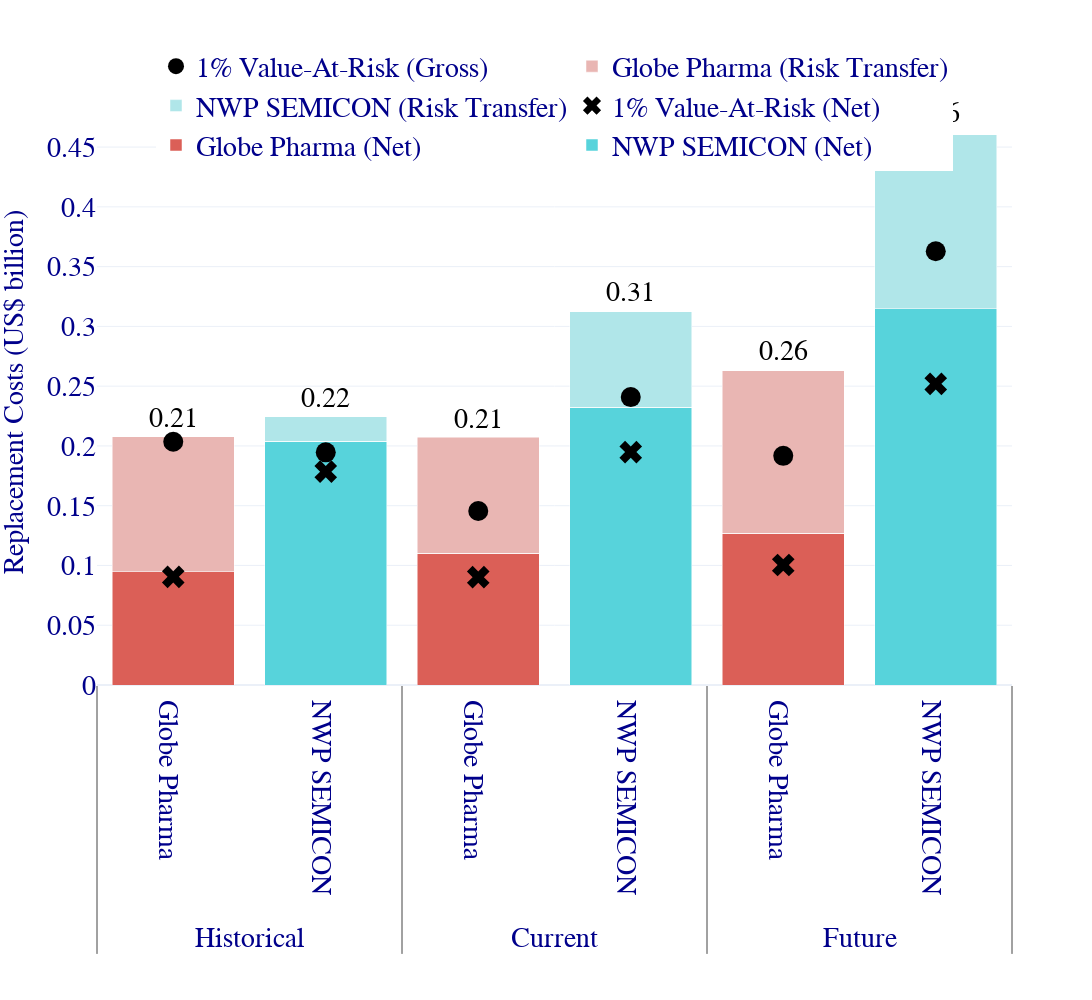

The code cell stored with this chart in its notebook:
### Markdown cell above
### Plot - Risk per company

### Code cell
# Define the filters
filters = { 'Portfolio Strategy': portfolio_strategies[0:2], 'Impact type': ['Net', 'Risk Transfer']}
# Define the columns to remove
columns_to_remove = []


# Filter the data frame
filt_risk_attr_df = filter_dataframe(risk_attr_incl_risk_transf_df, filters, columns_to_remove)
df = filt_risk_attr_df

group_col = 'Time period'
sub_group_col = 'Portfolio Strategy'
legend_col = 'Risk Attribution'
stack_col = 'Marginal ES'


xaxis_title = ''
yaxis_title = 'Replacement Costs (US$ billion)'

# Create a new figure
fig = go.Figure()

# Font color dark blue
font_color = '#00008B'
font_family = 'Courier New' # bold
font_size = 28
adjustment = 0.05

font_dict = dict(size=font_size, family=font_family, color=font_color)

fig.update_layout(
    template="plotly_white",
    xaxis_title=xaxis_title,
    yaxis_title=yaxis_title,
    barmode="stack",
    bargap=0.2,
    xaxis_title_font=dict(size=font_size, family=font_family, color=font_color),
    yaxis_title_font=dict(size=font_size, family=font_family, color=font_color),
    xaxis_tickfont=dict(size=font_size, family=font_family, color=font_color),
    yaxis_tickfont=dict(size=font_size, family=font_family, color=font_color),
    legend_font=dict(size=font_size, family=font_family, color=font_color),
    height=1000,
    width=1800,
    legend=dict(
        orientation="h",
        yanchor="top",
        y=1.1,
        xanchor="center",
        x=0.5
    ),
    # Reverse the legend order
    legend_traceorder="reversed",
)



# Begin with the Net Risk
# Get the legend values in alphabetical order
legend_values = df[legend_col].unique()
# Reverse the order of the legend values
legend_values = legend_values[::-1]
# Only include net 
legend_values_Net = [leg for leg in legend_values if 'Net' in leg]



# Get the colors for the legend values
colors = [color_mapping_hex[legend_value] for legend_value in legend_values_Net]


# For each unique value in the legend column and its corresponding color
for legend_value, color in zip(legend_values_Net, colors):
    print(legend_value)
    # Filter the DataFrame to only include rows with the current legend value
    plot_df = df[df[legend_col] == legend_value]

    # Add a bar to the figure for the current legend value
    fig.add_trace(
        go.Bar(
            x=[plot_df[group_col], plot_df[sub_group_col]], 
            y=plot_df[stack_col], 
            name=legend_value, 
            marker_color=color, 
            textfont=dict(size=font_size, family=font_family, color=font_color),
        ),
    )

    
# Plot the VaR Gross
for i, time in enumerate(df['Time period'].unique()):
    for j, port_strat in enumerate(df['Portfolio Strategy'].unique()):
        # Get the Gross VaR from risk metrics df
        
        net_var = risk_metrics_df[(risk_metrics_df['Time period'] == time) & (risk_metrics_df['Portfolio Strategy'] == port_strat) & (risk_metrics_df['Impact type'] == 'Net')]['VaR'].values[0]

        # Convert time and company to pandas Series with a single value
        time_series = pd.Series([time])
        company_series = pd.Series([port_strat])

        # Add of the VaR Gross
        fig.add_trace(
            go.Scatter(
                x= [time_series, company_series],
                y= [net_var], 
                marker_color= 'black',
                marker_symbol= 'x',
                name= '1% Value-At-Risk (Net)', 
                mode='markers',
                showlegend= i == 0 and j ==0,
                marker_size= 20
            ),
        )



# Begin with the Gross Risk
# Get the legend values in alphabetical order
legend_values_RT = [leg for leg in legend_values if 'Risk Transfer' in leg]


# Get the colors for the legend values
colors = [color_mapping_hex[legend_value] for legend_value in legend_values_RT]


# For each unique value in the legend column and its corresponding color
for legend_value, color in zip(legend_values_RT, colors):
    # Filter the DataFrame to only include rows with the current legend value
    plot_df = df[df[legend_col] == legend_value]

    # Add a bar to the figure for the current legend value
    fig.add_trace(
        go.Bar(
            x=[plot_df[group_col], plot_df[sub_group_col]], 
            y=plot_df[stack_col], 
            name=legend_value, 
            marker_color=color, 
            textfont=dict(size=font_size, family=font_family, color=font_color),
        ),
    )


    
# Plot the VaR Gross
for i, time in enumerate(df['Time period'].unique()):
    for j, port_strat in enumerate(df['Portfolio Strategy'].unique()):
        # Get the Gross VaR from risk metrics df
        gross_var = risk_metrics_df[(risk_metrics_df['Time period'] == time) & (risk_metrics_df['Portfolio Strategy'] == port_strat) & (risk_metrics_df['Impact type'] == 'Gross')]['VaR'].values[0]
        gross_es = risk_metrics_df[(risk_metrics_df['Time period'] == time) & (risk_metrics_df['Portfolio Strategy'] == port_strat) & (risk_metrics_df['Impact type'] == 'Gross')]['ES'].values[0]

        # Convert time and company to pandas Series with a single value
        time_series = pd.Series([time])
        company_series = pd.Series([port_strat])

        # Add of the VaR Gross
        fig.add_trace(
            go.Scatter(
                x= [time_series, company_series],
                y= [gross_var], 
                marker_color= 'black',
                name= '1% Value-At-Risk (Gross)', 
                mode='markers',
                showlegend= i == 0 and j ==0,
                marker_size= 20
            ),
        )

        # Add of the ES Gross as text on the top of the bar
        fig.add_trace(
            go.Scatter(
                x= [time_series, company_series],
                y= [gross_es*1.01],
                name= 'ES Gross', 
                mode='text',
                text= [gross_es.round(2)],
                textposition='top center',
                     textfont=dict(
                    color='black', 
                    size=font_size, 
                    family= font_family
                ),
                showlegend=False
            ),
        )




fig.show()

### Figure 1 — Plotly figure (JSON) as saved in the notebook; plotly's stock layout.template omitted (floating-point values rounded to 4 significant figures)
{"data": [{"marker": {"color": "#57d3db"}, "name": "NWP SEMICON (Net)", "textfont": {"color": "#00008B", "family": "Courier New", "size": 28}, "type": "bar", "x": [["Historical", "Historical", "Current", "Current", "Future", "Future"], ["Globe Pharma", "NWP SEMICON", "Globe Pharma", "NWP SEMICON", "Globe Pharma", "NWP SEMICON"]], "y": [0, 0.2039, 0, 0.2324, 0, 0.3149]}, {"marker": {"color": "#db5f57"}, "name": "Globe Pharma (Net)", "textfont": {"color": "#00008B", "family": "Courier New", "size": 28}, "type": "bar", "x": [["Historical", "Historical", "Current", "Current", "Future", "Future"], ["Globe Pharma", "NWP SEMICON", "Globe Pharma", "NWP SEMICON", "Globe Pharma", "NWP SEMICON"]], "y": [0.09486, 0, 0.1102, 0, 0.1269, 0]}, {"marker": {"color": "black", "size": 20, "symbol": "x"}, "mode": "markers", "name": "1% Value-At-Risk (Net)", "showlegend": true, "type": "scatter", "x": [["Historical"], ["Globe Pharma"]], "y": [0.09051]}, {"marker": {"color": "black", "size": 20, "symbol": "x"}, "mode": "markers", "name": "1% Value-At-Risk (Net)", "showlegend": false, "type": "scatter", "x": [["Historical"], ["NWP SEMICON"]], "y": [0.1785]}, {"marker": {"color": "black", "size": 20, "symbol": "x"}, "mode": "markers", "name": "1% Value-At-Risk (Net)", "showlegend": false, "type": "scatter", "x": [["Current"], ["Globe Pharma"]], "y": [0.09022]}, {"marker": {"color": "black", "size": 20, "symbol": "x"}, "mode": "markers", "name": "1% Value-At-Risk (Net)", "showlegend": false, "type": "scatter", "x": [["Current"], ["NWP SEMICON"]], "y": [0.1948]}, {"marker": {"color": "black", "size": 20, "symbol": "x"}, "mode": "markers", "name": "1% Value-At-Risk (Net)", "showlegend": false, "type": "scatter", "x": [["Future"], ["Globe Pharma"]], "y": [0.1004]}, {"marker": {"color": "black", "size": 20, "symbol": "x"}, "mode": "markers", "name": "1% Value-At-Risk (Net)", "showlegend": false, "type": "scatter", "x": [["Future"], ["NWP SEMICON"]], "y": [0.2519]}, {"marker": {"color": "#b0e6e9"}, "name": "NWP SEMICON (Risk Transfer)", "textfont": {"color": "#00008B", "family": "Courier New", "size": 28}, "type": "bar", "x": [["Historical", "Historical", "Current", "Current", "Future", "Future"], ["Globe Pharma", "NWP SEMICON", "Globe Pharma", "NWP SEMICON", "Globe Pharma", "NWP SEMICON"]], "y": [0, 0.02028, 0, 0.07972, 0, 0.1454]}, {"marker": {"color": "#e9b6b3"}, "name": "Globe Pharma (Risk Transfer)", "textfont": {"color": "#00008B", "family": "Courier New", "size": 28}, "type": "bar", "x": [["Historical", "Historical", "Current", "Current", "Future", "Future"], ["Globe Pharma", "NWP SEMICON", "Globe Pharma", "NWP SEMICON", "Globe Pharma", "NWP SEMICON"]], "y": [0.113, 0, 0.09703, 0, 0.1362, 0]}, {"marker": {"color": "black", "size": 20}, "mode": "markers", "name": "1% Value-At-Risk (Gross)", "showlegend": true, "type": "scatter", "x": [["Historical"], ["Globe Pharma"]], "y": [0.2035]}, {"mode": "text", "name": "ES Gross", "showlegend": false, "text": ["0.21"], "textfont": {"color": "black", "family": "Courier New", "size": 28}, "textposition": "top center", "type": "scatter", "x": [["Historical"], ["Globe Pharma"]], "y": [0.2099]}, {"marker": {"color": "black", "size": 20}, "mode": "markers", "name": "1% Value-At-Risk (Gross)", "showlegend": false, "type": "scatter", "x": [["Historical"], ["NWP SEMICON"]], "y": [0.1946]}, {"mode": "text", "name": "ES Gross", "showlegend": false, "text": ["0.22"], "textfont": {"color": "black", "family": "Courier New", "size": 28}, "textposition": "top center", "type": "scatter", "x": [["Historical"], ["NWP SEMICON"]], "y": [0.2265]}, {"marker": {"color": "black", "size": 20}, "mode": "markers", "name": "1% Value-At-Risk (Gross)", "showlegend": false, "type": "scatter", "x": [["Current"], ["Globe Pharma"]], "y": [0.1455]}, {"mode": "text", "name": "ES Gross", "showlegend": false, "text": ["0.21"], "textfont": {"color": "black", "family": "Courier New", "size": 28}, "textposition": "top center", "type": "scatter", "x": [["Current"], ["Globe Pharma"]], "y": [0.2093]}, {"marker": {"color": "black", "size": 20}, "mode": "markers", "name": "1% Value-At-Risk (Gross)", "showlegend": false, "type": "scatter", "x": [["Current"], ["NWP SEMICON"]], "y": [0.2409]}, {"mode": "text", "name": "ES Gross", "showlegend": false, "text": ["0.31"], "textfont": {"color": "black", "family": "Courier New", "size": 28}, "textposition": "top center", "type": "scatter", "x": [["Current"], ["NWP SEMICON"]], "y": [0.3152]}, {"marker": {"color": "black", "size": 20}, "mode": "markers", "name": "1% Value-At-Risk (Gross)", "showlegend": false, "type": "scatter", "x": [["Future"], ["Globe Pharma"]], "y": [0.1917]}, {"mode": "text", "name": "ES Gross", "showlegend": false, "text": ["0.26"], "textfont": {"color": "black", "family": "Courier New", "size": 28}, "textposition": "top center", "type": "scatter", "x": [["Future"], ["Globe Pharma"]], "y": [0.2657]}, {"marker": {"color": "black", "size": 20}, "mode": "markers", "name": "1% Value-At-Risk (Gross)", "showlegend": false, "type": "scatter", "x": [["Future"], ["NWP SEMICON"]], "y": [0.3629]}, {"mode": "text", "name": "ES Gross", "showlegend": false, "text": ["0.46"], "textfont": {"color": "black", "family": "Courier New", "size": 28}, "textposition": "top center", "type": "scatter", "x": [["Future"], ["NWP SEMICON"]], "y": [0.4649]}], "layout": {"bargap": 0.2, "barmode": "stack", "height": 1000, "legend": {"font": {"color": "#00008B", "family": "Courier New", "size": 28}, "orientation": "h", "traceorder": "reversed", "x": 0.5, "xanchor": "center", "y": 1.1, "yanchor": "top"}, "width": 1800, "xaxis": {"tickfont": {"color": "#00008B", "family": "Courier New", "size": 28}, "title": {"font": {"color": "#00008B", "family": "Courier New", "size": 28}, "text": ""}}, "yaxis": {"tickfont": {"color": "#00008B", "family": "Courier New", "size": 28}, "title": {"font": {"color": "#00008B", "family": "Courier New", "size": 28}, "text": "Replacement Costs (US$ billion)"}}}}
